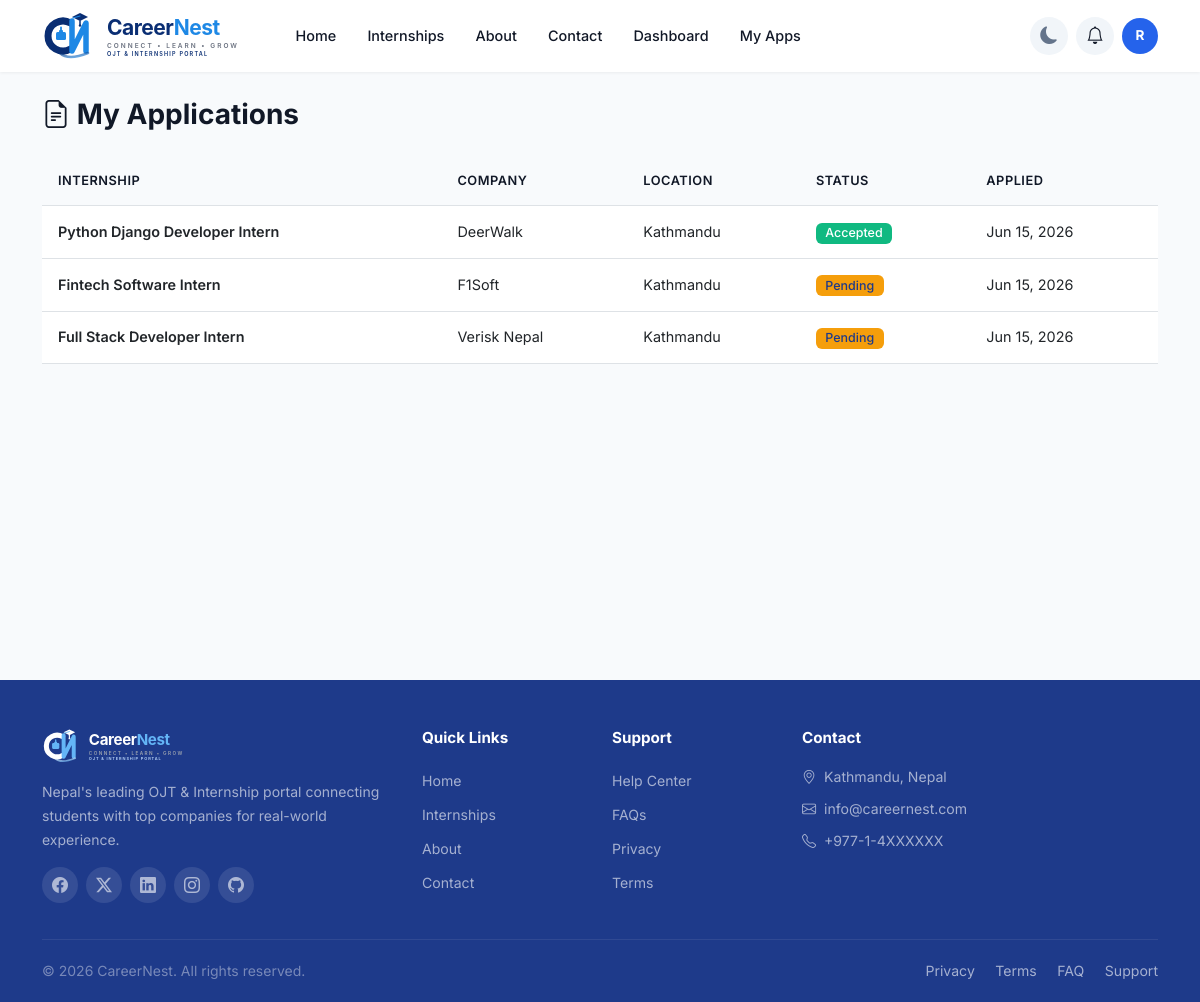
Screenshot of /internships/my-applications/ (signed in) with the database file from the repository.
### applications/models.py (models this page shows, shortened)
class Application(models.Model):
    STATUS_CHOICES = [
        ('Pending','Pending'),
        ('Accepted','Accepted'),
        ('Rejected','Rejected'),
    ]
    student = models.ForeignKey(
        User,
        on_delete=models.CASCADE,
        related_name='applications'
    )
    internship = models.ForeignKey(
        Internship,
        on_delete=models.CASCADE,
        related_name='applications'
    )
    status = models.CharField(
        max_length=20,
        choices=STATUS_CHOICES,
        default='Pending'
    )
    applied_date = models.DateTimeField(
        auto_now_add=True
    )

### internships/models.py (models this page shows, shortened)
class Internship(models.Model):
    TYPE_CHOICES = [
        ('remote', 'Remote'),
        ('onsite', 'On-site'),
        ('hybrid', 'Hybrid'),
    ]
    company = models.ForeignKey(
        Company, on_delete=models.CASCADE, related_name='internships'
    )
    title = models.CharField(max_length=200)
    description = models.TextField()
    skills_required = models.CharField(max_length=500, blank=True, help_text="Comma separated skills")
    location = models.CharField(max_length=100)
    internship_type = models.CharField(max_length=20, choices=TYPE_CHOICES, default='onsite')
    duration = models.CharField(max_length=100, blank=True, help_text="e.g. 3 months")
    stipend = models.CharField(max_length=100, blank=True, help_text="e.g. Rs. 10,000/month")
    created_at = models.DateTimeField(auto_now_add=True)

### companies/models.py (models this page shows, shortened)
class Company(models.Model):
    user = models.OneToOneField(
        User,
        on_delete=models.CASCADE,
        related_name='company'
    )
    company_name = models.CharField(
        max_length=100
    )
    description = models.TextField()
    is_approved = models.BooleanField(
        default=False
    )

### internships/views.py (the view)
# urls.py: path('my-applications/', views.my_applications, name='internship_my_applications'),
@login_required
def my_applications(request):
    applications = Application.objects.filter(student=request.user)
    return render(request, 'internships/my_applications.html', {
        'applications': applications
    })

### accounts/context_processors.py (called while the page is built)
def notifications(request):
    if request.user.is_authenticated:
        return {
            'notifications': Notification.objects.filter(user=request.user)[:5],
            'unread_count': Notification.objects.filter(user=request.user, is_read=False).count(),
        }
    return {}

### templates/internships/my_applications.html (shortened to what this page needs)
{% extends 'base.html' %}
{% block content %}
<div class="container py-4">
    <h3 class="fw-bold mb-4"><i class="bi bi-file-earmark-text"></i> My Applications</h3>
    {% if applications %}
    <div class="table-responsive">
        <table class="table table-hover align-middle">
            <thead><tr><th>Internship</th><th>Company</th><th>Location</th><th>Status</th><th>Applied</th></tr></thead>
            <tbody>
                {% for app in applications %}
                <tr>
                    <td class="fw-semibold">{{ app.internship.title }}</td>
                    <td>{{ app.internship.company.company_name }}</td>
                    <td>{{ app.internship.location }}</td>
                    <td>
                        {% if app.status == "Pending" %}
                        <span class="badge bg-warning text-dark">Pending</span>
                        {% elif app.status == "Accepted" %}
                        <span class="badge bg-success">Accepted</span>
                        {% elif app.status == "Rejected" %}
                        <span class="badge bg-danger">Rejected</span>
                        {% endif %}
                    </td>
                    <td>{{ app.applied_date|date:"M d, Y" }}</td>
                </tr>
                {% endfor %}
            </tbody>
        </table>
    </div>
    {% endif %}
</div>
{% endblock %}

### templates/base.html (shortened to what this page needs)
<!DOCTYPE html>
<html lang="en">
<head>
    <link href="https://cdn.jsdelivr.net/npm/bootstrap@5.3.0/dist/css/bootstrap.min.css" rel="stylesheet">
    <link rel="stylesheet" href="https://cdn.jsdelivr.net/npm/bootstrap-icons@1.11.0/font/bootstrap-icons.css">
    {% load static %}
    <link rel="stylesheet" href="{% static 'css/style.css' %}">
</head>
<body>
    <nav class="navbar navbar-expand-lg navbar-light sticky-top">
        <div class="container">
            <a class="navbar-brand" href="/">
                <img src="{% static 'images/logo.svg' %}" alt="CareerNest" height="50">
            </a>
            <div class="collapse navbar-collapse" id="navbarNav">
                <ul class="navbar-nav me-auto">
                    <li class="nav-item"><a class="nav-link" href="/">Home</a></li>
                    <li class="nav-item"><a class="nav-link" href="{% url 'internship_list' %}">Internships</a></li>
                    <li class="nav-item"><a class="nav-link" href="{% url 'about' %}">About</a></li>
                    <li class="nav-item"><a class="nav-link" href="{% url 'contact' %}">Contact</a></li>
                    {% if user.is_authenticated %}
                        {% if user.is_staff %}
                        <li class="nav-item dropdown">
                            <a class="nav-link dropdown-toggle" href="#" role="button" data-bs-toggle="dropdown">Admin</a>
                            <ul class="dropdown-menu">
                                <li><a class="dropdown-item" href="{% url 'admin_dashboard' %}">Dashboard</a></li>
                                <li><a class="dropdown-item" href="{% url 'admin_applications' %}">Applications</a></li>
                                <li><a class="dropdown-item" href="/admin/">Django Admin</a></li>
                            </ul>
                        </li>
                        {% elif user.company %}
                        <li class="nav-item"><a class="nav-link" href="{% url 'company_dashboard' %}">Dashboard</a></li>
                        <li class="nav-item"><a class="nav-link" href="{% url 'create_internship' %}">Post</a></li>
                        {% else %}
                        <li class="nav-item"><a class="nav-link" href="{% url 'student_dashboard' %}">Dashboard</a></li>
                        <li class="nav-item"><a class="nav-link" href="{% url 'my_applications' %}">My Apps</a></li>
                        {% endif %}
                    {% endif %}
                </ul>
                <ul class="navbar-nav align-items-center gap-2">
                    <li class="nav-item">
                        <button class="theme-toggle" id="themeToggle" title="Toggle dark mode">
                            <i class="bi bi-moon-fill"></i>
                        </button>
                    </li>
                    {% if user.is_authenticated %}
                    <li class="nav-item dropdown">
                        <button class="notification-btn" data-bs-toggle="dropdown" aria-label="Notifications">
                            <i class="bi bi-bell"></i>
                        </button>
                    </li>
                    <li class="nav-item dropdown">
                        <div class="avatar-circle-nav" data-bs-toggle="dropdown" role="button">{{ user.username|first|upper }}</div>
                    </li>
                    {% else %}
                    <li class="nav-item"><a class="btn-login" href="{% url 'login' %}">Login</a></li>
                    <li class="nav-item"><a class="btn-register" href="{% url 'signup' %}">Register</a></li>
                    {% endif %}
                </ul>
            </div>
        </div>
    </nav>
    <main>
        {% block content %}{% endblock %}
    </main>
    <footer class="site-footer pt-5 pb-0 mt-5">
        <div class="container">
            <div class="row g-4">
                <div class="col-lg-4">
                    <img src="{% static 'images/logo-light.svg' %}" alt="CareerNest" height="36" class="mb-3">
                    <p class="small" style="color: rgba(255,255,255,0.6);">Nepal's leading OJT & Internship portal connecting students with top companies for real-world experience.</p>
                    <div class="d-flex gap-2 mt-3">
                        <a href="#" class="social-link"><i class="bi bi-facebook"></i></a>
                        <a href="#" class="social-link"><i class="bi bi-twitter-x"></i></a>
                        <a href="#" class="social-link"><i class="bi bi-linkedin"></i></a>
                        <a href="#" class="social-link"><i class="bi bi-instagram"></i></a>
                        <a href="#" class="social-link"><i class="bi bi-github"></i></a>
                    </div>
                </div>
                <div class="col-6 col-lg-2">
                    <h6 class="footer-title">Quick Links</h6>
                    <ul class="list-unstyled">
                        <li class="mb-1"><a href="/" class="footer-link">Home</a></li>
                        <li class="mb-1"><a href="{% url 'internship_list' %}" class="footer-link">Internships</a></li>
                        <li class="mb-1"><a href="{% url 'about' %}" class="footer-link">About</a></li>
                        <li class="mb-1"><a href="{% url 'contact' %}" class="footer-link">Contact</a></li>
                    </ul>
                </div>
                <div class="col-6 col-lg-2">
                    <h6 class="footer-title">Support</h6>
                    <ul class="list-unstyled">
                        <li class="mb-1"><a href="#" class="footer-link">Help Center</a></li>
                        <li class="mb-1"><a href="#" class="footer-link">FAQs</a></li>
                        <li class="mb-1"><a href="#" class="footer-link">Privacy</a></li>
                        <li class="mb-1"><a href="#" class="footer-link">Terms</a></li>
                    </ul>
                </div>
                <div class="col-lg-4">
                    <h6 class="footer-title">Contact</h6>
                    <ul class="list-unstyled" style="color: rgba(255,255,255,0.6); font-size: 0.88rem;">
                        <li class="mb-2"><i class="bi bi-geo-alt me-1"></i> Kathmandu, Nepal</li>
                        <li class="mb-2"><i class="bi bi-envelope me-1"></i> info@careernest.com</li>
                        <li class="mb-2"><i class="bi bi-telephone me-1"></i> +977-1-4XXXXXX</li>
                    </ul>
                </div>
            </div>
            <div class="footer-bottom py-3 mt-4">
                <div class="row align-items-center">
                    <div class="col-md-6 text-center text-md-start">
                        <p class="mb-0 small" style="color: rgba(255,255,255,0.4);">&copy; {% now "Y" %} CareerNest. All rights reserved.</p>
                    </div>
                    <div class="col-md-6 text-center text-md-end">
                        <a href="#" class="footer-link small me-3">Privacy</a>
                        <a href="#" class="footer-link small me-3">Terms</a>
                        <a href="#" class="footer-link small me-3">FAQ</a>
                        <a href="#" class="footer-link small">Support</a>
                    </div>
                </div>
            </div>
        </div>
    </footer>
</body>
</html>

### static/css/style.css (style rules this page uses)
:root { --primary: #2563EB; --primary-dark: #1D4ED8; --dark: #1E3A8A; --accent: #10B981; --highlight: #F59E0B; --danger: #EF4444; --bg: #F8FAFC; --card-bg: #FFFFFF; --text: #111827; --text-muted: #6B7280; --border: #E5E7EB; --shadow: 0 1px 3px rgba(0,0,0,0.06), 0 1px 2px rgba(0,0,0,0.04); --shadow-md: 0 10px 30px rgba(0,0,0,0.06); --shadow-lg: 0 20px 60px rgba(0,0,0,0.1); --radius: 12px; --radius-sm: 8px; --radius-lg: 20px; --navbar-height: 72px; --link: #2563EB; --link-hover: #1E3A8A; --bs-primary: #2563EB; --bs-primary-rgb: 37, 99, 235; --bs-success: #10B981; --bs-success-rgb: 16, 185, 129; --bs-warning: #F59E0B; --bs-warning-rgb: 245, 158, 11; --bs-danger: #EF4444; --bs-danger-rgb: 239, 68, 68; --bs-dark: #1E3A8A; --bs-dark-rgb: 30, 58, 138; }
* { box-sizing: border-box; }
body { font-family: 'Inter', 'Segoe UI', -apple-system, sans-serif; background-color: var(--bg); color: var(--text); line-height: 1.7; overflow-x: hidden; -webkit-font-smoothing: antialiased; }
h1, h2, h3, h4, h5, h6 { font-weight: 700; line-height: 1.3; }
p { line-height: 1.7; }
a { color: var(--primary); text-decoration: none; transition: color 0.2s; }
main { min-height: 70vh; }
.navbar { height: var(--navbar-height); background: var(--card-bg) !important; box-shadow: 0 1px 3px rgba(0,0,0,0.06); padding: 0 0; }
.navbar .container { height: 100%; }
.navbar-brand { padding: 0; margin: 0; display: flex; align-items: center; }
.navbar-brand img { height: 50px; width: auto; display: block; }
.navbar-nav { align-items: center; gap: 0.25rem; }
.navbar .nav-link { font-size: 0.9rem; font-weight: 500; color: var(--text) !important; padding: 0.5rem 0.85rem !important; border-radius: var(--radius-sm); transition: all 0.2s; }
.navbar .notification-btn { position: relative; width: 38px; height: 38px; display: flex; align-items: center; justify-content: center; border-radius: 50%; background: #F1F5F9; border: none; color: var(--text); font-size: 1.1rem; transition: all 0.2s; }
.avatar-circle-nav { width: 36px; height: 36px; border-radius: 50%; background: var(--primary); color: white; display: flex; align-items: center; justify-content: center; font-weight: 700; font-size: 0.85rem; cursor: pointer; transition: all 0.2s; }
.table th { border-top: none; background: var(--bg); font-weight: 600; color: var(--text); font-size: 0.8rem; text-transform: uppercase; letter-spacing: 0.5px; padding: 0.85rem 1rem; }
.table td { font-size: 0.9rem; vertical-align: middle; padding: 0.85rem 1rem; }
.badge { font-weight: 500; padding: 0.35em 0.75em; font-size: 0.78rem; border-radius: 6px; }
.site-footer { background: var(--dark); color: rgba(255,255,255,0.85); }
.footer-title { font-weight: 700; font-size: 0.95rem; margin-bottom: 1.1rem; color: white; }
.footer-link { color: rgba(255,255,255,0.6); text-decoration: none; font-size: 0.88rem; transition: all 0.2s; display: inline-block; padding: 0.2rem 0; }
.social-link { width: 36px; height: 36px; border-radius: 50%; background: rgba(255,255,255,0.1); display: flex; align-items: center; justify-content: center; color: rgba(255,255,255,0.6); font-size: 1rem; transition: all 0.2s; }
.footer-bottom { border-top: 1px solid rgba(255,255,255,0.08); }
html { scroll-behavior: smooth; }
.theme-toggle { width: 38px; height: 38px; border-radius: 50%; border: none; background: #F1F5F9; color: #64748B; display: flex; align-items: center; justify-content: center; font-size: 1.1rem; cursor: pointer; transition: all 0.3s; }
body, .navbar, .card, .dash-stat, .dash-sidebar, .stat-card, .feature-card, .testimonial-card, .search-wrapper, .internship-card, .company-logo-card, .form-control, .form-select, .table, .dropdown-menu, .dropdown-item, .list-group-item, .card-header, .card-footer, .btn-ghost, .badge { transition: background-color 0.3s, color 0.3s, border-color 0.3s; }

### rows the page displays
Application: internship "Python Django Developer Intern", internship.company.company_name "DeerWalk", internship.location "Kathmandu", status "Accepted", applied_date "Jun 15, 2026"
Application: internship "Fintech Software Intern", internship.company.company_name "F1Soft", internship.location "Kathmandu", status "Pending", applied_date "Jun 15, 2026"
Application: internship "Full Stack Developer Intern", internship.company.company_name "Verisk Nepal", internship.location "Kathmandu", status "Pending", applied_date "Jun 15, 2026"

### other values shown
{{ user.username|first|upper }} "R"
